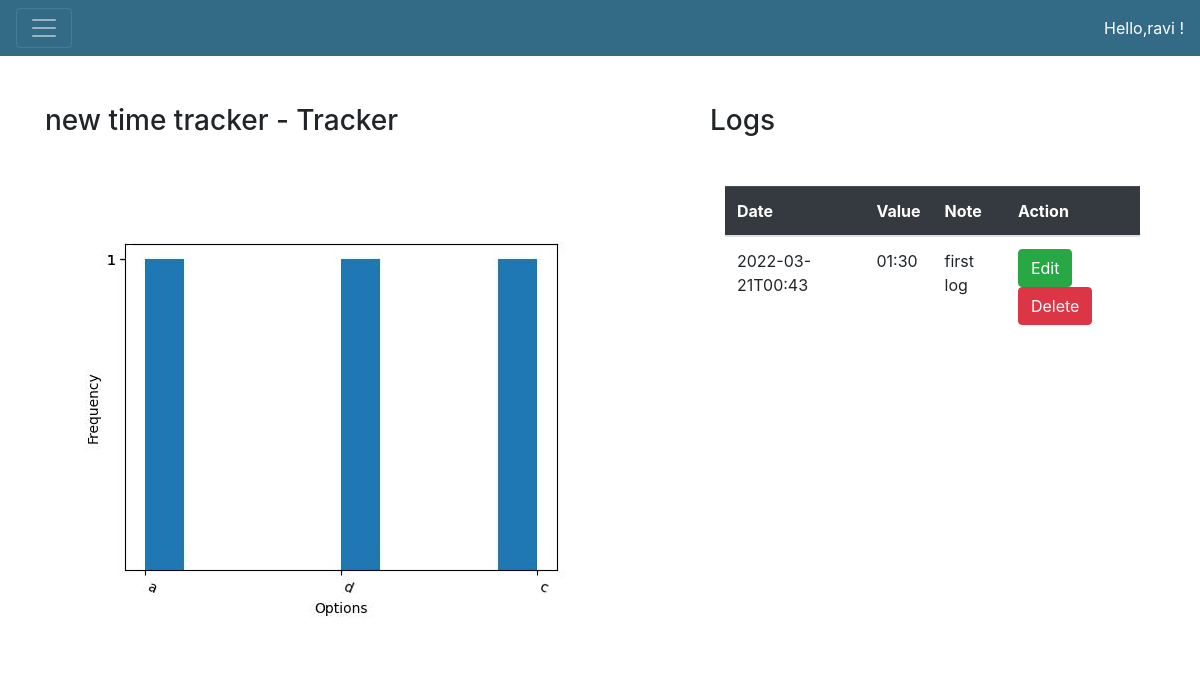
Screenshot of /tracker/11/details (signed in) with the database file from the repository.
### website_code/models.py (models this page shows, shortened)
class User(db.Model, UserMixin):
    __tablename__ = 'users'
    user_id = db.Column(db.Integer,primary_key=True,autoincrement=True)
    name = db.Column(db.String,nullable=False)
    email = db.Column(db.String,nullable=False, unique=True)
    password = db.Column(db.String,nullable=False)

class Tracker(db.Model):
    __tablename__ = 'tracker'
    tracker_id = db.Column(db.Integer,primary_key=True,autoincrement=True)
    name = db.Column(db.String,nullable=False,unique=True)
    description = db.Column(db.String)
    type = db.Column(db.String,nullable=False)
    setting = db.Column(db.String)
    user_id = db.Column(db.Integer, db.ForeignKey("users.user_id"), nullable=False)

class Log(db.Model):
    __tablename__ = 'log'
    log_id = db.Column(db.Integer, primary_key=True, autoincrement=True)
    tracker_id = db.Column(db.Integer, db.ForeignKey("tracker.tracker_id", ondelete='CASCADE'))
    log_track = db.Column(db.String, nullable=False)
    note = db.Column(db.String)
    time = db.Column(db.String, nullable=False)

### website_code/views.py (the view, shortened to what this page needs)
@views.route("/tracker/<tracker_id>/<action>",methods=["GET","POST"])
@login_required
def modify_tracker(tracker_id,action):
    if request.method=="GET":
         if action=='add':
             tracker = Tracker.query.filter(Tracker.tracker_id==tracker_id).first()
             current_time = dt.datetime.now().strftime("%Y-%m-%dT%H:%M")
             if tracker.setting:
                 tracker.setting = tracker.setting.split(",")
             return render_template('add_log.html', user=current_user,tracker=tracker,current_time=current_time)
         elif action=="edit":
             tracker = Tracker.query.filter(Tracker.tracker_id==tracker_id).first()
             return render_template('edit_tracker.html', user=current_user, tracker=tracker)
         elif action=="details":
             tracker = Tracker.query.filter(Tracker.tracker_id == tracker_id).first()
             logs = Log.query.filter(Log.tracker_id==tracker_id).order_by(Log.time.asc()).all()
             if tracker.type=="numerical":
                 val = [float(log.log_track) for log in logs]
                 timestamp = [log.time for log in logs]
                 make_image_int(timestamp,val)
             elif tracker.type=="multiple_choice":
                 val = [log.log_track for log in logs]
                 make_image_mcq(val)
             elif tracker.type=="time_duration":
                 val = [float(log.log_track.replace(":",".")) for log in logs]
                 timestamp = [log.time for log in logs]
                 make_image_time(timestamp,val)
         return render_template('details_tracker.html', user=current_user, log=logs, tracker=tracker, plot=url_for('static', filename="output.jpg"))

### website_code/__init__.py (called while the page is built)
def make_app():     # we are making our flask app.
    app=Flask(__name__)
    app.config["SECRET_KEY"] = "This is a secret ket" # this secret key is used to encrypt session and cookies data related to website.
    app.config['SQLALCHEMY_DATABASE_URI'] = "sqlite:///database.sqlite3"
    db.init_app(app)
    from .views import views  # first views is the file name (it has to start with dot) and second views is the variable name in views.py
    from .authentication import auth  # this make it more clear. compare it with views.
    app.register_blueprint(views, url_prefix="/")
    app.register_blueprint(auth, url_prefix="/")
    login_mngr=LoginManager()
    login_mngr.login_view = 'auth.login'
    login_mngr.init_app(app)
    @login_mngr.user_loader
    def load_user(user_id):
        return User.query.get(int(user_id))
    return app

### website_code/views.py (called while the page is built)
def make_image_time(timestamp, val):
    plt.clf()
    plt.tight_layout()
    plt.grid(True)
    plt.plot(timestamp, val)
    plt.ylabel("Hours")
    plt.xlabel("Time Stamp")
    plt.xticks(rotation=337.5,ha='left')
    plt.subplots_adjust(bottom=0.20,right=0.80)
    plt.savefig('website_code/static/output.jpg')
    plt.close()

### website_code/templates/details_tracker.html (shortened to what this page needs)
{% extends "base.html" %}
{% block content %}
<div class="row">
    <div class="col-7">
        <div class="my-5">
            <h3>{{tracker['name']}} - Tracker</h3>
        </div>
        <div>
            <img src={{plot}}>
        </div>
    </div>
    <div class="col-5">
        <div class="my-5">
            <h3>Logs</h3>
        </div>
        <div class="container-fluid">
            <table class="table">
                <thead class="table-dark">
                    <tr>
                        <th scope="col">Date</th>
                        <th scope="col">Value</th>
                        <th scope="col">Note</th>
                        <th scope="col">Action</th>
                    </tr>
                </thead>
                <tbody>
                    {% for data in log %}
                        <tr>
                            <td>{{data['time']}}</td>
                            <td>{{data['log_track']}}</td>
                            <td>{{data['note']}}</td>
                            <td>
                                <a href="/log/{{tracker['tracker_id']}}/{{data['log_id']}}/edit" type="button">
                                    <button type="button" class="btn btn-success">Edit</button>
                                </a>
                                <a href="/log/{{tracker['tracker_id']}}/{{data['log_id']}}/delete" type="button">
                                    <button type="button" class="btn btn-danger">Delete</button>
                                </a>
                            </td>
                        </tr>
                    {% endfor %}
                </tbody>
            </table>
        </div>
    </div>
</div>
{% endblock content %}

### website_code/templates/base.html (shortened to what this page needs)
<!DOCTYPE html>
<html lang="en">
<head>
    <link
      rel="stylesheet"
      href="https://stackpath.bootstrapcdn.com/bootstrap/4.4.1/css/bootstrap.min.css"
    />
    <link
      rel="stylesheet"
      href="https://stackpath.bootstrapcdn.com/font-awesome/4.7.0/css/font-awesome.min.css"
    />
</head>
<body>
    <nav class="navbar navbar-expend-lg navbar-dark bg-dark">
        <button class="navbar-toggler" type="button" data-toggle="collapse" data-target="#navbar">
            <span class="navbar-toggler-icon"></span>
        </button>
        {% if user.is_authenticated %}
            <span class="my-1" style="color:white">Hello,{{user.name}} !</span>
        {% endif %}
    </nav>
    <div class="container">
        {% block content %} {% endblock content %}
    </div>
</body>
</html>

### website_code/templates/base.html (style rules this page uses)
.bg-dark { background-color: #336B87 !important; }

### rows the page displays
User: name "ravi"
Tracker: name "new time tracker"
Log: time "2022-03-21T00:43", log_track "01:30", note "first log"
